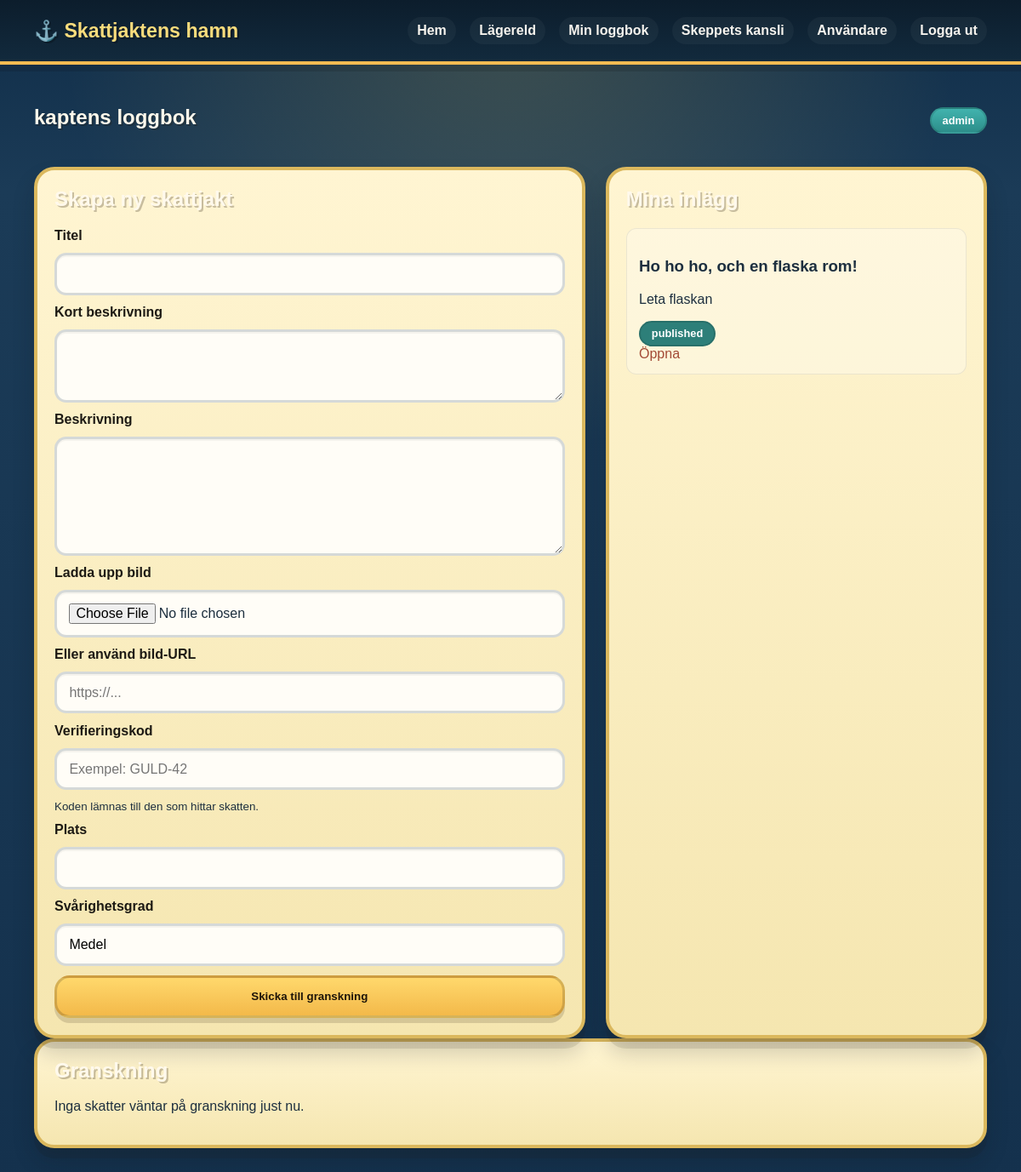
The app's page /dashboard (signed in), older data.
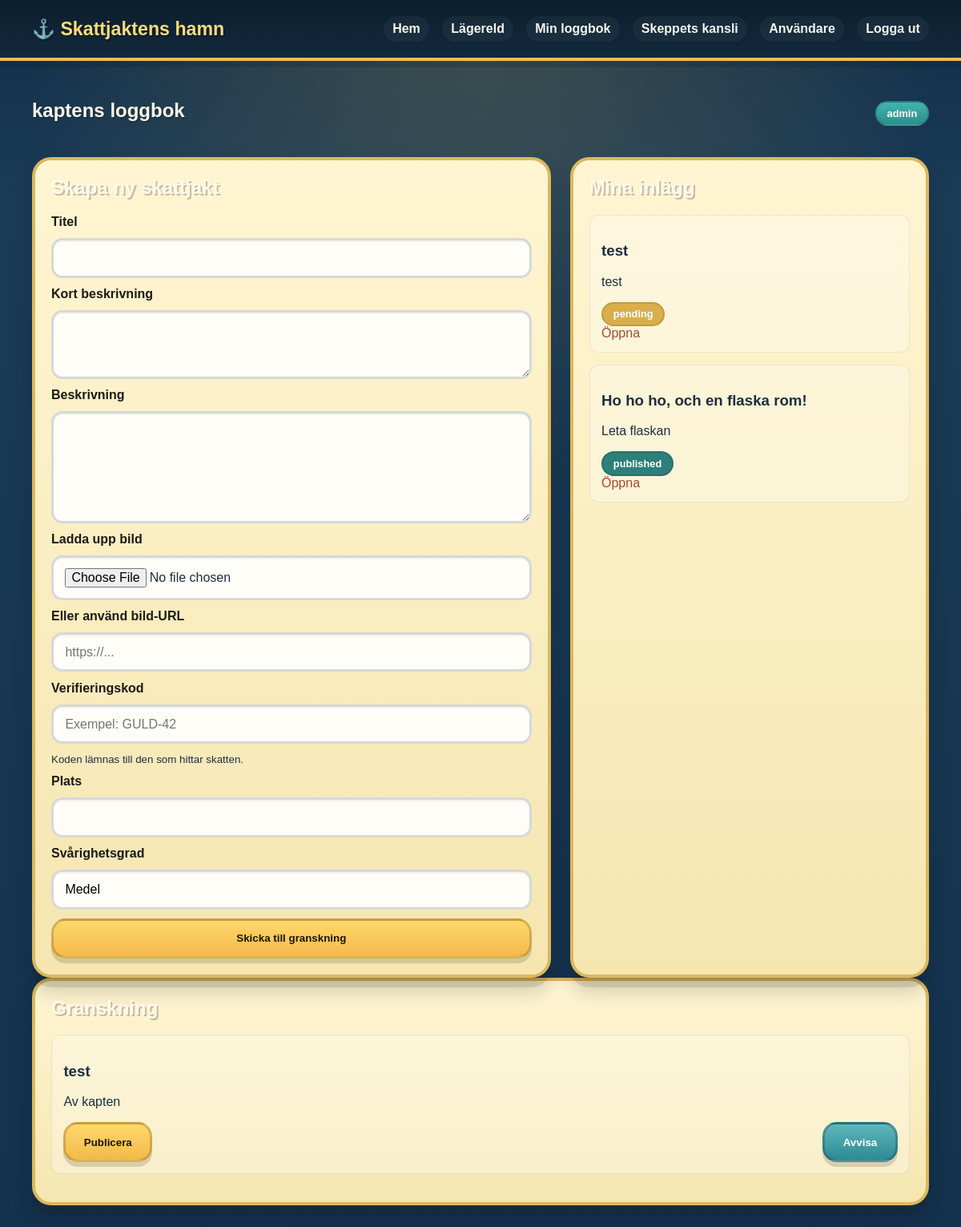
The same page, newer data.
### tables this page shows
CREATE TABLE hunts (
            id INTEGER PRIMARY KEY AUTOINCREMENT,
            user_id INTEGER NOT NULL,
            title TEXT NOT NULL,
            summary TEXT NOT NULL,
            content TEXT NOT NULL,
            image_url TEXT,
            location TEXT,
            difficulty TEXT,
            status TEXT NOT NULL DEFAULT 'draft',
            created_at TEXT NOT NULL DEFAULT CURRENT_TIMESTAMP,
            published_at TEXT,
            FOREIGN KEY(user_id) REFERENCES users(id)
        );

CREATE TABLE users (
            id INTEGER PRIMARY KEY AUTOINCREMENT,
            username TEXT NOT NULL UNIQUE,
            password_hash TEXT NOT NULL,
            role TEXT NOT NULL DEFAULT 'member',
            created_at TEXT NOT NULL DEFAULT CURRENT_TIMESTAMP
        );

### treasure.py (the view)
@app.route("/dashboard")
def dashboard():
    if not user_is_logged_in():
        flash("Du måste logga in först.")
        return redirect(url_for("login"))
    db = get_db()
    user = current_user()
    my_hunts = db.execute(
        "SELECT * FROM hunts WHERE user_id = ? ORDER BY id DESC",
        (user["id"],),
    ).fetchall()
    pending = db.execute(
        "SELECT h.*, u.username FROM hunts h JOIN users u ON u.id = h.user_id WHERE h.status IN ('draft', 'pending') ORDER BY h.id DESC"
    ).fetchall() if is_admin_or_moderator(user) else []
    return render_template("dashboard.html", user=user, my_hunts=my_hunts, pending=pending)

### treasure.py (called while the page is built, shortened)
def get_db_path():
    if app.config.get("TESTING"):
        return os.path.join(os.path.dirname(__file__), "test_treasure.db")
    return app.config["DATABASE"]

def get_db():
    if "db" not in g:
        conn = sqlite3.connect(get_db_path())
        conn.row_factory = sqlite3.Row
        g.db = conn
    return g.db

def user_is_logged_in():
    return "user_id" in session

def current_user():
    if not user_is_logged_in():
        return None
    db = get_db()
    return db.execute(
        "SELECT * FROM users WHERE id = ?",
        (session["user_id"],),
    ).fetchone()

def is_admin_or_moderator(user):
    return bool(user and user["role"] in ("admin", "moderator"))

def ensure_admin_exists():
    db = get_db()
    admin_count = db.execute(
        "SELECT COUNT(*) AS count FROM users WHERE role = 'admin'"
    ).fetchone()["count"]
    if admin_count > 0:
        return

@app.before_request
def ensure_db():
    init_db()
    ensure_admin_exists()

### templates/dashboard.html (shortened to what this page needs)
{% extends 'base.html' %}
{% block content %}
<section class="container section">
  <div class="section-heading">
    <h1>{{ user.username }}s loggbok</h1>
    <span class="tag">{{ user.role }}</span>
  </div>
  <div class="dashboard-layout">
    <div class="panel">
      <h2>Skapa ny skattjakt</h2>
      <form method="post" action="{{ url_for('create_hunt') }}" enctype="multipart/form-data">
        <label for="title">Titel</label>
        <input id="title" name="title" type="text" required>
        <label for="summary">Kort beskrivning</label>
        <textarea id="summary" name="summary" rows="3" required></textarea>
        <label for="content">Beskrivning</label>
        <textarea id="content" name="content" rows="6" required></textarea>
        <label for="image_file">Ladda upp bild</label>
        <input id="image_file" name="image_file" type="file" accept=".jpg,.jpeg,.png,.webp">
        <label for="image_url">Eller använd bild-URL</label>
        <input id="image_url" name="image_url" type="url" placeholder="https://...">
        <label for="verification_code">Verifieringskod</label>
        <input id="verification_code" name="verification_code" type="text" required placeholder="Exempel: GULD-42">
        <small>Koden lämnas till den som hittar skatten.</small>
        <label for="location">Plats</label>
        <input id="location" name="location" type="text">
        <label for="difficulty">Svårighetsgrad</label>
        <input id="difficulty" name="difficulty" type="text" value="Medel">
        <button class="button primary" type="submit">Skicka till granskning</button>
      </form>
    </div>
    <div class="panel">
      <h2>Mina inlägg</h2>
      {% for hunt in my_hunts %}
        <div class="mini-card">
          <h3>{{ hunt.title }}</h3>
          <p>{{ hunt.summary }}</p>
          <div class="status-row">
            <span class="tag status-{{ hunt.status }}">{{ hunt.status }}</span>
          </div>
          <a href="{{ url_for('treasure_detail', hunt_id=hunt.id) }}">Öppna</a>
        </div>
      {% else %}
        <p>Du har inte skapat någon skattjakt ännu.</p>
      {% endfor %}
    </div>
  </div>
  {% if user.role in ['admin', 'moderator'] %}
    <div class="panel panel-wide">
      <h2>Granskning</h2>
      {% for hunt in pending %}
        <div class="mini-card">
          <h3>{{ hunt.title }}</h3>
          <p>Av {{ hunt.username }}</p>
          <div class="admin-actions">
            <form method="post" action="{{ url_for('publish_hunt', hunt_id=hunt.id) }}">
              <button type="submit" class="button primary">Publicera</button>
            </form>
            <form method="post" action="{{ url_for('reject_hunt', hunt_id=hunt.id) }}">
              <button type="submit" class="button ghost">Avvisa</button>
            </form>
          </div>
        </div>
      {% else %}
        <p>Inga skatter väntar på granskning just nu.</p>
      {% endfor %}
    </div>
  {% endif %}
</section>
{% endblock %}

Row changes from the older to the newer data that the page shows:
added hunts: title "test", summary "test", status "pending", username "kapten"
Text that changed along with them:
text no longer shown: "Inga skatter väntar på granskning just nu."
